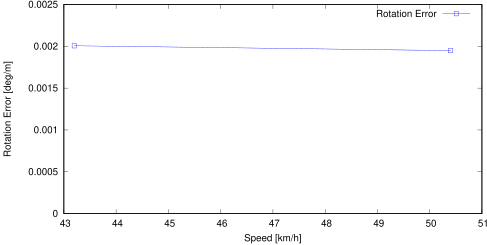

The script that saved this image:
set term postscript eps enhanced color
set output "sub02_rs.eps"
set size ratio 0.5
set yrange [0:*]
set xlabel "Speed [km/h]"
set ylabel "Rotation Error [deg/m]"
plot "sub02_rs.txt" using ($1*3.6):($2*57.3) title 'Rotation Error' lc rgb "#0000FF" pt 4 w linespoints
